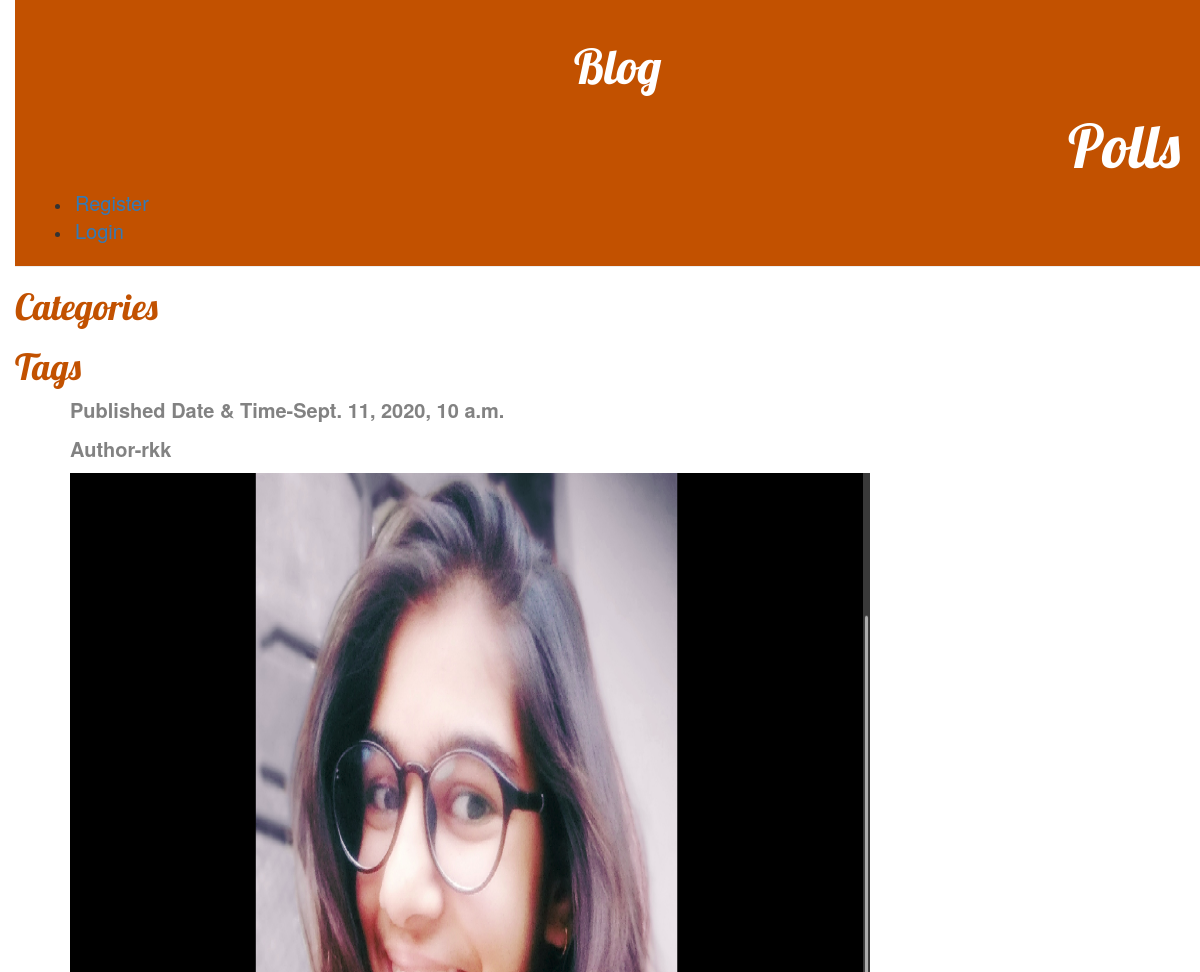
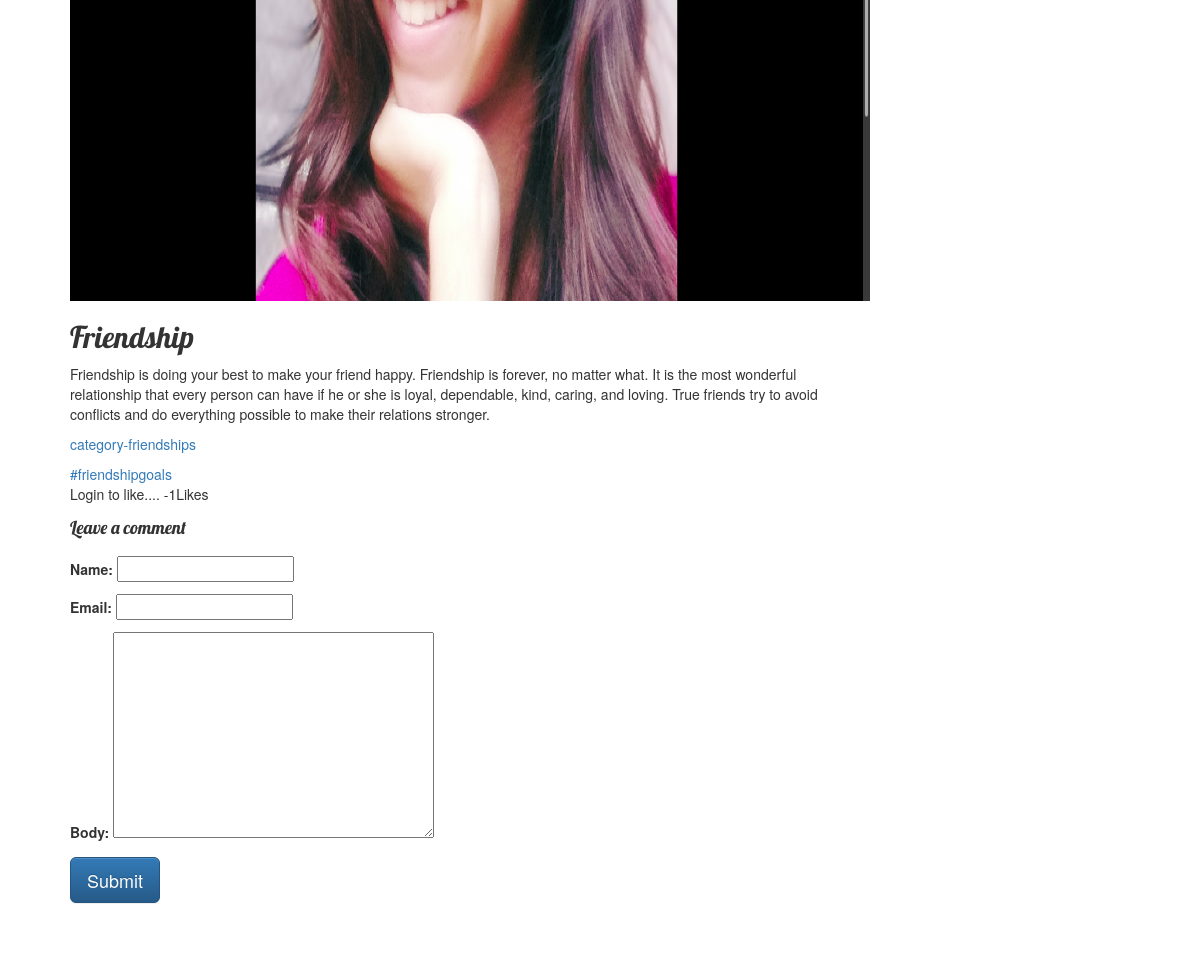
The app's page /post/4/ with its own data (2 pictures, top to bottom).
### blog/models.py (models this page shows, shortened)
class Post(models.Model):
	author = models.ForeignKey(settings.AUTH_USER_MODEL, on_delete=models.CASCADE)
	title = models.CharField(max_length=200)
	text = models.TextField()
	created_at = models.DateTimeField(auto_now_add=True,verbose_name="created at")
	published_date = models.DateTimeField(blank=True, null=True)
	category = models.ForeignKey(Category, on_delete=models.CASCADE, null = True, blank=True)
	updated_at = models.DateTimeField(auto_now=True,verbose_name="Updated at")
	is_published  = models.BooleanField(default=False, verbose_name="Is Published?")
	slug = AutoSlugField(populate_from='title',editable=True)
	likes = models.ManyToManyField(User, related_name='blog_posts')
	thumb = models.ImageField(default='default.png', blank=True)
	image = models.ImageField(upload_to='post_images/',blank=True)
	class Meta:
		verbose_name = "Post"
		verbose_name_plural = "Posts"
		ordering = ['-created_at']
	def total_likes(self):
		return self.likes.count()

class Category(models.Model):
	created_at =models.DateTimeField(auto_now_add=True,verbose_name="created at")
	updated_at = models.DateTimeField(auto_now=True,verbose_name="Updated at")
	title = models.CharField(max_length=255, verbose_name="Title")
	text = models.TextField(blank = True)
	name = models.CharField(max_length=100, default=True)
	class Meta:
		verbose_name = "Category"
		verbose_name_plural = "Categories"
		ordering = ['title']
	def __str__(self):
		return self.title

class Tag(models.Model):
	title = models.CharField(max_length=255, verbose_name="Title")
	text = models.TextField(blank = True)
	name = models.CharField(max_length=100, default=True)
	slug = AutoSlugField(populate_from='title',editable=True)
	post = models.ForeignKey(Post, on_delete=models.CASCADE,default=True)
	def __str__(self):
		return self.title

### blog/views.py (the view)
# urls.py: path('post/<int:pk>/',views.post_detail, name='post_detail'),
def post_detail(request,pk):
	post = get_object_or_404(Post, pk=pk)
	comment = Comment.objects.filter(active=True, post=post,reply=None).order_by('-created_on')
	tag= Tag.objects.filter(post=post)
	stuff = get_object_or_404(Post,pk=pk)
	total_likes = stuff.total_likes()
	liked = False
	if stuff.likes.filter(id=request.user.id).exists():
		liked = True
	if request.method =='POST':
		comment_form = CommentForm(data=request.POST)
		if comment_form.is_valid():
			reply_id = request.POST.get('comment_id')
			comment_qs = None
			if reply_id:
				comment_qs = Comment.objects.get(id=reply_id)
			new_comment = comment_form.save(commit=False)
			new_comment.post = post
			new_comment.reply = comment_qs
			new_comment.save()
			return redirect('post_detail',pk=post.pk)
	else:
		comment_form = CommentForm()
	return render(request, 'blog/post_detail.html', {'comment_form':comment_form,'post':post,'comment':comment,'tag':tag, 'total_likes':total_likes,'liked':liked})

### blog/forms.py
class CommentForm(forms.ModelForm):
	class Meta:
		model = Comment
		fields = ('name','email','body')

### blog/templates/blog/post_detail.html (shortened to what this page needs)
{% extends 'blog/base.html' %}
{% block content %}
	<div class="post">
		{% if post.published_date %}
			<div class="date" style="font-size:20px;">
				<p><b>Published Date & Time-{{ post.published_date }}</b></p>
				<p><b>Author-{{ post.author }}</b></p>
				<img src="{{ post.image.url }}"width="800px", height="800px">
			</div>
		{% endif %}
		<h2>{{ post.title }}</h2>
		<p>{{ post.text|linebreaksbr }}</p>
		<p><a href="{% url 'category_detail' pk=post.pk %}">category-{{ post.category }}</a></p>
		{% for tag in tag %}
			<a href="{% url 'tag_detail' tag.slug  %}">#{{ tag }}</a>
		{% endfor %}
		<form action="{% url 'like_post' post.pk %}" method="POST">
		{% if user.is_authenticated %}
			{% if liked %}
				<button type="submit", name="post_id", value="{{post.id}}", class="btn btn-danger btn-sm">Unlike</button>
			{% else %}
				<button type="submit", name="post_id", value="{{post.id}}", class="btn btn-primary btn-sm">Like</button>
			{% endif %}
		{% else %}
		Login to like....
		{% endif %}
				-{{ total_likes }}Likes
		</form>
	<div class="card-body">
        {% if new_comment %}
        <div class="alert alert-success" role="alert">
          Your comment is awaiting moderation
        </div>
        {% else %}
        <h4>Leave a comment</h4>
        <form method="post" style="margin-top: 1.3em;">
          {{ comment_form.as_p }}
          <button type="submit" class="btn btn-primary  btn-lg">Submit</button>
        </form>
        {% endif %}
     </div>
	</div>
{% endblock %}

### blog/static/css/blog.css (style rules this page uses)
body { padding-left: 15px; }
h1, h2, h3, h4 { font-family: 'Lobster', cursive; }
.date { color: #828282; }
.post { margin-bottom: 70px; }

### records on screen
Post: published_date "Sept. 11, 2020, 10 a.m.", author "rkk", image (picture), title "Friendship", text "Friendship is doing your best to make your friend happy. Friendship is forever, no matter what. It is the most wonderful relationship that every person can have if he or she is loyal, dependable, kind, caring, and loving. True friends try to avoid conflicts and do everything possible to make their relations stronger.", category "friendships"
Tag: title "friendshipgoals"

### other values on screen
{{ total_likes }} "1"
